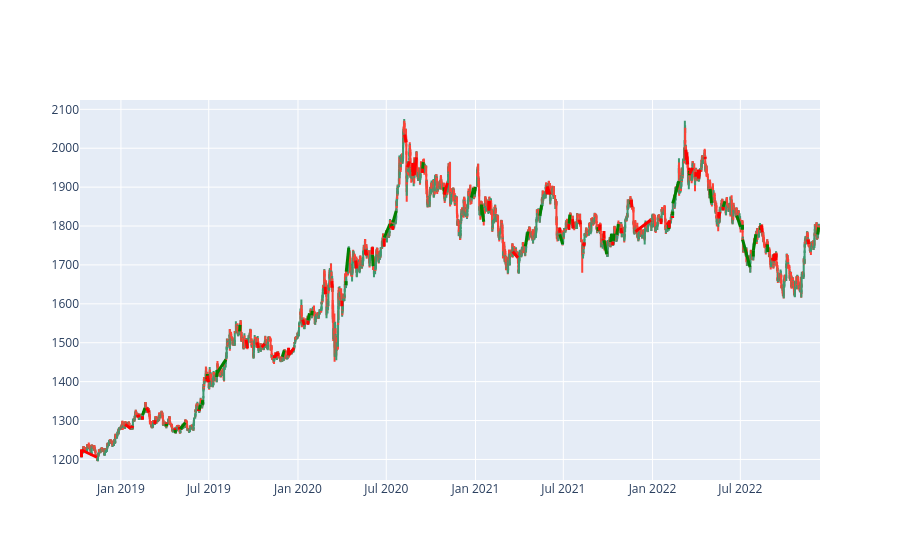

Notebook source saved alongside this figure:
### Markdown cell above
### Plot result

### Code cell
plot_trades_result(data, result)

### Figure 1 — Plotly figure (JSON) as saved in the notebook; plotly's stock layout.template omitted (floating-point values rounded to 4 significant figures; data arrays with more than 128 entries replaced by an {"elided": "..."} marker saying what was removed)
{"data": [{"close": {"elided": "6481 float values"}, "high": {"elided": "6481 float values"}, "low": {"elided": "6481 float values"}, "open": {"elided": "6481 float values"}, "type": "candlestick", "x": {"elided": "6481 str values"}}], "layout": {"shapes": [{"line": {"color": "red", "width": 3}, "type": "line", "x0": "2018-10-11T16:00:00+02:00", "x1": "2018-10-11T16:00:00+02:00", "y0": 1225.0, "y1": 1206.0}, {"line": {"color": "red", "width": 3}, "type": "line", "x0": "2018-10-11T20:00:00+02:00", "x1": "2018-11-12T07:00:00+01:00", "y0": 1224.0, "y1": 1206.0}, {"line": {"color": "red", "width": 3}, "type": "line", "x0": "2019-01-09T15:00:00+01:00", "x1": "2019-01-21T07:00:00+01:00", "y0": 1290.0, "y1": 1280.0}, {"line": {"color": "red", "width": 3}, "type": "line", "x0": "2019-01-23T03:00:00+01:00", "x1": "2019-01-23T07:00:00+01:00", "y0": 1284.0, "y1": 1286.0}, {"line": {"color": "red", "width": 3}, "type": "line", "x0": "2019-01-23T11:00:00+01:00", "x1": "2019-01-25T11:00:00+01:00", "y0": 1281.0, "y1": 1287.0}, {"line": {"color": "red", "width": 3}, "type": "line", "x0": "2019-02-04T15:00:00+01:00", "x1": "2019-02-04T15:00:00+01:00", "y0": 1314.0, "y1": 1308.0}, {"line": {"color": "red", "width": 3}, "type": "line", "x0": "2019-02-05T03:00:00+01:00", "x1": "2019-02-06T19:00:00+01:00", "y0": 1315.0, "y1": 1308.0}, {"line": {"color": "red", "width": 3}, "type": "line", "x0": "2019-02-14T11:00:00+01:00", "x1": "2019-02-14T11:00:00+01:00", "y0": 1311.0, "y1": 1302.0}, {"line": {"color": "green", "width": 3}, "type": "line", "x0": "2019-02-14T15:00:00+01:00", "x1": "2019-02-19T11:00:00+01:00", "y0": 1314.0, "y1": 1332.0}, {"line": {"color": "red", "width": 3}, "type": "line", "x0": "2019-02-22T15:00:00+01:00", "x1": "2019-02-27T15:00:00+01:00", "y0": 1333.0, "y1": 1321.0}, {"line": {"color": "red", "width": 3}, "type": "line", "x0": "2019-03-11T15:00:00+01:00", "x1": "2019-03-12T19:00:00+01:00", "y0": 1291.0, "y1": 1301.0}, {"line": {"color": "green", "width": 3}, "type": "line", "x0": "2019-04-04T08:00:00+02:00", "x1": "2019-04-04T12:00:00+02:00", "y0": 1291.0, "y1": 1286.0}, {"line": {"color": "green", "width": 3}, "type": "line", "x0": "2019-04-04T16:00:00+02:00", "x1": "2019-04-04T16:00:00+02:00", "y0": 1291.0, "y1": 1287.0}, {"line": {"color": "red", "width": 3}, "type": "line", "x0": "2019-04-04T20:00:00+02:00", "x1": "2019-04-04T20:00:00+02:00", "y0": 1292.0, "y1": 1294.0}, {"line": {"color": "green", "width": 3}, "type": "line", "x0": "2019-04-05T00:00:00+02:00", "x1": "2019-04-05T12:00:00+02:00", "y0": 1291.0, "y1": 1285.0}, {"line": {"color": "red", "width": 3}, "type": "line", "x0": "2019-04-22T12:00:00+02:00", "x1": "2019-04-22T12:00:00+02:00", "y0": 1275.0, "y1": 1280.0}, {"line": {"color": "green", "width": 3}, "type": "line", "x0": "2019-04-22T16:00:00+02:00", "x1": "2019-04-23T12:00:00+02:00", "y0": 1275.0, "y1": 1269.0}, {"line": {"color": "red", "width": 3}, "type": "line", "x0": "2019-05-01T08:00:00+02:00", "x1": "2019-05-01T08:00:00+02:00", "y0": 1282.0, "y1": 1278.0}, {"line": {"color": "red", "width": 3}, "type": "line", "x0": "2019-05-01T16:00:00+02:00", "x1": "2019-05-01T20:00:00+02:00", "y0": 1283.0, "y1": 1278.0}, {"line": {"color": "green", "width": 3}, "type": "line", "x0": "2019-05-03T12:00:00+02:00", "x1": "2019-05-13T12:00:00+02:00", "y0": 1278.0, "y1": 1295.0}, {"line": {"color": "red", "width": 3}, "type": "line", "x0": "2019-06-10T08:00:00+02:00", "x1": "2019-06-10T08:00:00+02:00", "y0": 1328.0, "y1": 1325}, {"line": {"color": "red", "width": 3}, "type": "line", "x0": "2019-06-10T12:00:00+02:00", "x1": "2019-06-10T12:00:00+02:00", "y0": 1329.0, "y1": 1325.0}, {"line": {"color": "red", "width": 3}, "type": "line", "x0": "2019-06-11T00:00:00+02:00", "x1": "2019-06-11T08:00:00+02:00", "y0": 1329.0, "y1": 1325.0}, {"line": {"color": "green", "width": 3}, "type": "line", "x0": "2019-06-11T16:00:00+02:00", "x1": "2019-06-13T16:00:00+02:00", "y0": 1328.0, "y1": 1340.0}, {"line": {"color": "green", "width": 3}, "type": "line", "x0": "2019-06-17T12:00:00+02:00", "x1": "2019-06-18T12:00:00+02:00", "y0": 1341.0, "y1": 1353.0}, {"line": {"color": "red", "width": 3}, "type": "line", "x0": "2019-06-26T16:00:00+02:00", "x1": "2019-06-27T08:00:00+02:00", "y0": 1411.0, "y1": 1402.0}, {"line": {"color": "green", "width": 3}, "type": "line", "x0": "2019-06-27T16:00:00+02:00", "x1": "2019-06-28T00:00:00+02:00", "y0": 1407.0, "y1": 1420.0}, {"line": {"color": "red", "width": 3}, "type": "line", "x0": "2019-06-28T04:00:00+02:00", "x1": "2019-07-01T00:00:00+02:00", "y0": 1415.0, "y1": 1398.0}, {"line": {"color": "green", "width": 3}, "type": "line", "x0": "2019-07-17T12:00:00+02:00", "x1": "2019-07-18T00:00:00+02:00", "y0": 1412.0, "y1": 1430.0}, {"line": {"color": "green", "width": 3}, "type": "line", "x0": "2019-07-18T04:00:00+02:00", "x1": "2019-08-05T08:00:00+02:00", "y0": 1423.0, "y1": 1457.0}, {"line": {"color": "green", "width": 3}, "type": "line", "x0": "2019-09-02T16:00:00+02:00", "x1": "2019-09-03T16:00:00+02:00", "y0": 1529.0, "y1": 1546.0}, {"line": {"color": "red", "width": 3}, "type": "line", "x0": "2019-09-16T00:00:00+02:00", "x1": "2019-09-18T20:00:00+02:00", "y0": 1508.0, "y1": 1486.0}, {"line": {"color": "red", "width": 3}, "type": "line", "x0": "2019-10-08T08:00:00+02:00", "x1": "2019-10-11T12:00:00+02:00", "y0": 1501.0, "y1": 1487.0}, {"line": {"color": "red", "width": 3}, "type": "line", "x0": "2019-10-18T08:00:00+02:00", "x1": "2019-10-24T12:00:00+02:00", "y0": 1488.0, "y1": 1497.0}, {"line": {"color": "red", "width": 3}, "type": "line", "x0": "2019-11-13T11:00:00+01:00", "x1": "2019-11-13T11:00:00+01:00", "y0": 1462.0, "y1": 1467.0}, {"line": {"color": "red", "width": 3}, "type": "line", "x0": "2019-11-13T15:00:00+01:00", "x1": "2019-11-13T19:00:00+01:00", "y0": 1461.0, "y1": 1467.0}, {"line": {"color": "red", "width": 3}, "type": "line", "x0": "2019-11-13T23:00:00+01:00", "x1": "2019-11-14T07:00:00+01:00", "y0": 1462.0, "y1": 1467.0}, {"line": {"color": "red", "width": 3}, "type": "line", "x0": "2019-11-15T03:00:00+01:00", "x1": "2019-11-18T23:00:00+01:00", "y0": 1464.0, "y1": 1475.0}, {"line": {"color": "red", "width": 3}, "type": "line", "x0": "2019-11-19T07:00:00+01:00", "x1": "2019-11-20T03:00:00+01:00", "y0": 1466.0, "y1": 1475.0}, {"line": {"color": "green", "width": 3}, "type": "line", "x0": "2019-11-29T15:00:00+01:00", "x1": "2019-12-03T15:00:00+01:00", "y0": 1464.0, "y1": 1480.0}, {"line": {"color": "red", "width": 3}, "type": "line", "x0": "2019-12-12T15:00:00+01:00", "x1": "2019-12-12T15:00:00+01:00", "y0": 1468.0, "y1": 1487}, {"line": {"color": "red", "width": 3}, "type": "line", "x0": "2019-12-13T03:00:00+01:00", "x1": "2019-12-23T23:00:00+01:00", "y0": 1468.0, "y1": 1487}, {"line": {"color": "red", "width": 3}, "type": "line", "x0": "2020-01-10T15:00:00+01:00", "x1": "2020-01-13T23:00:00+01:00", "y0": 1559.0, "y1": 1546.0}, {"line": {"color": "red", "width": 3}, "type": "line", "x0": "2020-01-21T15:00:00+01:00", "x1": "2020-01-21T15:00:00+01:00", "y0": 1557.0, "y1": 1546.0}, {"line": {"color": "green", "width": 3}, "type": "line", "x0": "2020-01-21T19:00:00+01:00", "x1": "2020-01-24T15:00:00+01:00", "y0": 1558.0, "y1": 1575.0}, {"line": {"color": "green", "width": 3}, "type": "line", "x0": "2020-01-29T07:00:00+01:00", "x1": "2020-01-30T07:00:00+01:00", "y0": 1571.0, "y1": 1582.0}, {"line": {"color": "red", "width": 3}, "type": "line", "x0": "2020-02-25T23:00:00+01:00", "x1": "2020-02-26T15:00:00+01:00", "y0": 1644.0, "y1": 1625.0}, {"line": {"color": "red", "width": 3}, "type": "line", "x0": "2020-03-10T23:00:00+01:00", "x1": "2020-03-11T15:00:00+01:00", "y0": 1658.0, "y1": 1641.0}, {"line": {"color": "red", "width": 3}, "type": "line", "x0": "2020-03-31T12:00:00+02:00", "x1": "2020-03-31T12:00:00+02:00", "y0": 1608.0, "y1": 1594.0}, {"line": {"color": "green", "width": 3}, "type": "line", "x0": "2020-04-09T04:00:00+02:00", "x1": "2020-04-09T08:00:00+02:00", "y0": 1648.0, "y1": 1658.0}, {"line": {"color": "green", "width": 3}, "type": "line", "x0": "2020-04-09T12:00:00+02:00", "x1": "2020-04-14T16:00:00+02:00", "y0": 1683.0, "y1": 1745.0}, {"line": {"color": "red", "width": 3}, "type": "line", "x0": "2020-04-29T00:00:00+02:00", "x1": "2020-04-30T16:00:00+02:00", "y0": 1711.0, "y1": 1691.0}, {"line": {"color": "red", "width": 3}, "type": "line", "x0": "2020-05-19T00:00:00+02:00", "x1": "2020-05-19T08:00:00+02:00", "y0": 1740.0, "y1": 1727.0}, {"line": {"color": "red", "width": 3}, "type": "line", "x0": "2020-05-19T12:00:00+02:00", "x1": "2020-05-21T16:00:00+02:00", "y0": 1738.0, "y1": 1724.0}, {"line": {"color": "red", "width": 3}, "type": "line", "x0": "2020-06-02T16:00:00+02:00", "x1": "2020-06-02T16:00:00+02:00", "y0": 1727.0, "y1": 1746.0}, {"line": {"color": "green", "width": 3}, "type": "line", "x0": "2020-06-02T20:00:00+02:00", "x1": "2020-06-03T16:00:00+02:00", "y0": 1726.0, "y1": 1697.0}, {"line": {"color": "red", "width": 3}, "type": "line", "x0": "2020-06-26T16:00:00+02:00", "x1": "2020-06-26T16:00:00+02:00", "y0": 1768.0, "y1": 1747.0}, {"line": {"color": "green", "width": 3}, "type": "line", "x0": "2020-06-26T20:00:00+02:00", "x1": "2020-07-08T12:00:00+02:00", "y0": 1770.0, "y1": 1805.0}, {"line": {"color": "red", "width": 3}, "type": "line", "x0": "2020-07-10T08:00:00+02:00", "x1": "2020-07-10T08:00:00+02:00", "y0": 1807.0, "y1": 1795.0}, {"line": {"color": "red", "width": 3}, "type": "line", "x0": "2020-07-10T12:00:00+02:00", "x1": "2020-07-10T16:00:00+02:00", "y0": 1803.0, "y1": 1795.0}, {"line": {"color": "green", "width": 3}, "type": "line", "x0": "2020-07-10T20:00:00+02:00", "x1": "2020-07-13T04:00:00+02:00", "y0": 1798.0, "y1": 1806.0}, {"line": {"color": "red", "width": 3}, "type": "line", "x0": "2020-07-14T12:00:00+02:00", "x1": "2020-07-14T12:00:00+02:00", "y0": 1800.0, "y1": 1790.0}, {"line": {"color": "green", "width": 3}, "type": "line", "x0": "2020-07-14T16:00:00+02:00", "x1": "2020-07-21T12:00:00+02:00", "y0": 1809.0, "y1": 1839.0}, {"line": {"color": "red", "width": 3}, "type": "line", "x0": "2020-08-07T20:00:00+02:00", "x1": "2020-08-11T00:00:00+02:00", "y0": 2035.0, "y1": 2015.0}, {"line": {"color": "red", "width": 3}, "type": "line", "x0": "2020-08-14T04:00:00+02:00", "x1": "2020-08-17T12:00:00+02:00", "y0": 1951.0, "y1": 1966.0}, {"line": {"color": "red", "width": 3}, "type": "line", "x0": "2020-08-24T12:00:00+02:00", "x1": "2020-08-24T12:00:00+02:00", "y0": 1938.0, "y1": 1962.0}, {"line": {"color": "red", "width": 3}, "type": "line", "x0": "2020-08-24T16:00:00+02:00", "x1": "2020-08-27T12:00:00+02:00", "y0": 1929.0, "y1": 1962.0}, {"line": {"color": "red", "width": 3}, "type": "line", "x0": "2020-08-27T16:00:00+02:00", "x1": "2020-09-01T00:00:00+02:00", "y0": 1931.0, "y1": 1977.0}, {"line": {"color": "red", "width": 3}, "type": "line", "x0": "2020-09-14T00:00:00+02:00", "x1": "2020-09-14T00:00:00+02:00", "y0": 1949.0, "y1": 1936.0}, {"line": {"color": "green", "width": 3}, "type": "line", "x0": "2020-09-14T04:00:00+02:00", "x1": "2020-09-15T04:00:00+02:00", "y0": 1948.0, "y1": 1964}, {"line": {"color": "green", "width": 3}, "type": "line", "x0": "2020-10-28T07:00:00+01:00", "x1": "2020-10-28T11:00:00+01:00", "y0": 1900.0, "y1": 1882.0}, {"line": {"color": "red", "width": 3}, "type": "line", "x0": "2020-10-28T15:00:00+01:00", "x1": "2020-11-03T23:00:00+01:00", "y0": 1881.0, "y1": 1911.0}, {"line": {"color": "green", "width": 3}, "type": "line", "x0": "2020-12-23T15:00:00+01:00", "x1": "2020-12-27T23:00:00+01:00", "y0": 1873.0, "y1": 1897.0}, {"line": {"color": "green", "width": 3}, "type": "line", "x0": "2020-12-29T07:00:00+01:00", "x1": "2020-12-31T15:00:00+01:00", "y0": 1882.0, "y1": 1900.0}, {"line": {"color": "green", "width": 3}, "type": "line", "x0": "2021-01-13T07:00:00+01:00", "x1": "2021-01-13T19:00:00+01:00", "y0": 1855.0, "y1": 1842.0}, {"line": {"color": "green", "width": 3}, "type": "line", "x0": "2021-01-13T23:00:00+01:00", "x1": "2021-01-14T03:00:00+01:00", "y0": 1849.0, "y1": 1829.0}, {"line": {"color": "green", "width": 3}, "type": "line", "x0": "2021-01-14T07:00:00+01:00", "x1": "2021-01-17T23:00:00+01:00", "y0": 1841.0, "y1": 1811.0}, {"line": {"color": "red", "width": 3}, "type": "line", "x0": "2021-01-28T15:00:00+01:00", "x1": "2021-01-28T15:00:00+01:00", "y0": 1839.0, "y1": 1864.0}, {"line": {"color": "red", "width": 3}, "type": "line", "x0": "2021-01-28T19:00:00+01:00", "x1": "2021-01-29T11:00:00+01:00", "y0": 1842.0, "y1": 1864.0}, {"line": {"color": "red", "width": 3}, "type": "line", "x0": "2021-03-18T15:00:00+01:00", "x1": "2021-03-29T12:00:00+02:00", "y0": 1735.0, "y1": 1718.0}, {"line": {"color": "green", "width": 3}, "type": "line", "x0": "2021-04-13T12:00:00+02:00", "x1": "2021-04-19T08:00:00+02:00", "y0": 1748.0, "y1": 1786.0}, {"line": {"color": "green", "width": 3}, "type": "line", "x0": "2021-05-13T20:00:00+02:00", "x1": "2021-05-17T04:00:00+02:00", "y0": 1826.0, "y1": 1854.0}, {"line": {"color": "red", "width": 3}, "type": "line", "x0": "2021-05-28T08:00:00+02:00", "x1": "2021-05-28T08:00:00+02:00", "y0": 1893.0, "y1": 1887.0}, {"line": {"color": "red", "width": 3}, "type": "line", "x0": "2021-05-28T12:00:00+02:00", "x1": "2021-05-28T12:00:00+02:00", "y0": 1898.0, "y1": 1881.0}, {"line": {"color": "red", "width": 3}, "type": "line", "x0": "2021-05-28T16:00:00+02:00", "x1": "2021-06-03T12:00:00+02:00", "y0": 1902.0, "y1": 1881.0}, {"line": {"color": "red", "width": 3}, "type": "line", "x0": "2021-06-23T16:00:00+02:00", "x1": "2021-06-23T16:00:00+02:00", "y0": 1783.0, "y1": 1795.0}, {"line": {"color": "green", "width": 3}, "type": "line", "x0": "2021-06-23T20:00:00+02:00", "x1": "2021-06-29T12:00:00+02:00", "y0": 1778.0, "y1": 1754.0}, {"line": {"color": "red", "width": 3}, "type": "line", "x0": "2021-07-12T16:00:00+02:00", "x1": "2021-07-12T16:00:00+02:00", "y0": 1806.0, "y1": 1790.0}, {"line": {"color": "green", "width": 3}, "type": "line", "x0": "2021-07-12T20:00:00+02:00", "x1": "2021-07-14T12:00:00+02:00", "y0": 1806.0, "y1": 1829.0}, {"line": {"color": "red", "width": 3}, "type": "line", "x0": "2021-07-20T00:00:00+02:00", "x1": "2021-07-21T12:00:00+02:00", "y0": 1818.0, "y1": 1794}, {"line": {"color": "red", "width": 3}, "type": "line", "x0": "2021-08-02T16:00:00+02:00", "x1": "2021-08-05T12:00:00+02:00", "y0": 1816.0, "y1": 1804.0}, {"line": {"color": "red", "width": 3}, "type": "line", "x0": "2021-08-12T00:00:00+02:00", "x1": "2021-08-12T08:00:00+02:00", "y0": 1751.0, "y1": 1754.0}, {"line": {"color": "red", "width": 3}, "type": "line", "x0": "2021-08-12T12:00:00+02:00", "x1": "2021-08-13T08:00:00+02:00", "y0": 1748.0, "y1": 1758.0}, {"line": {"color": "green", "width": 3}, "type": "line", "x0": "2021-09-10T08:00:00+02:00", "x1": "2021-09-10T20:00:00+02:00", "y0": 1797.0, "y1": 1787.0}, {"line": {"color": "red", "width": 3}, "type": "line", "x0": "2021-09-13T00:00:00+02:00", "x1": "2021-09-14T16:00:00+02:00", "y0": 1789.0, "y1": 1804.0}, {"line": {"color": "red", "width": 3}, "type": "line", "x0": "2021-09-21T04:00:00+02:00", "x1": "2021-09-21T12:00:00+02:00", "y0": 1762.0, "y1": 1767.0}, {"line": {"color": "red", "width": 3}, "type": "line", "x0": "2021-09-22T20:00:00+02:00", "x1": "2021-09-22T20:00:00+02:00", "y0": 1768.0, "y1": 1787.0}, {"line": {"color": "green", "width": 3}, "type": "line", "x0": "2021-09-23T00:00:00+02:00", "x1": "2021-09-28T12:00:00+02:00", "y0": 1763.0, "y1": 1728.0}, {"line": {"color": "green", "width": 3}, "type": "line", "x0": "2021-10-06T12:00:00+02:00", "x1": "2021-10-08T12:00:00+02:00", "y0": 1759.0, "y1": 1780.0}, {"line": {"color": "red", "width": 3}, "type": "line", "x0": "2021-10-11T00:00:00+02:00", "x1": "2021-10-11T00:00:00+02:00", "y0": 1760.0, "y1": 1751.0}, {"line": {"color": "green", "width": 3}, "type": "line", "x0": "2021-10-12T04:00:00+02:00", "x1": "2021-10-13T12:00:00+02:00", "y0": 1762.0, "y1": 1781.0}, {"line": {"color": "green", "width": 3}, "type": "line", "x0": "2021-10-19T04:00:00+02:00", "x1": "2021-10-22T12:00:00+02:00", "y0": 1778.0, "y1": 1805.0}, {"line": {"color": "red", "width": 3}, "type": "line", "x0": "2021-10-27T12:00:00+02:00", "x1": "2021-10-29T12:00:00+02:00", "y0": 1795.0, "y1": 1782.0}, {"line": {"color": "green", "width": 3}, "type": "line", "x0": "2021-11-16T23:00:00+01:00", "x1": "2021-11-17T15:00:00+01:00", "y0": 1856.0, "y1": 1867.0}, {"line": {"color": "red", "width": 3}, "type": "line", "x0": "2021-11-17T19:00:00+01:00", "x1": "2021-11-19T15:00:00+01:00", "y0": 1867.0, "y1": 1849.0}, {"line": {"color": "red", "width": 3}, "type": "line", "x0": "2021-11-26T15:00:00+01:00", "x1": "2021-12-28T07:00:00+01:00", "y0": 1786.0, "y1": 1816.0}, {"line": {"color": "red", "width": 3}, "type": "line", "x0": "2022-01-18T11:00:00+01:00", "x1": "2022-01-18T11:00:00+01:00", "y0": 1820.0, "y1": 1805}, {"line": {"color": "red", "width": 3}, "type": "line", "x0": "2022-02-01T11:00:00+01:00", "x1": "2022-02-01T11:00:00+01:00", "y0": 1804.0, "y1": 1809.0}, {"line": {"color": "red", "width": 3}, "type": "line", "x0": "2022-02-01T15:00:00+01:00", "x1": "2022-02-02T15:00:00+01:00", "y0": 1803.0, "y1": 1809.0}, {"line": {"color": "green", "width": 3}, "type": "line", "x0": "2022-02-03T07:00:00+01:00", "x1": "2022-02-03T15:00:00+01:00", "y0": 1803.0, "y1": 1792.0}, {"line": {"color": "red", "width": 3}, "type": "line", "x0": "2022-02-04T11:00:00+01:00", "x1": "2022-02-04T11:00:00+01:00", "y0": 1795.0, "y1": 1815.0}, {"line": {"color": "red", "width": 3}, "type": "line", "x0": "2022-02-11T07:00:00+01:00", "x1": "2022-02-11T07:00:00+01:00", "y0": 1826.0, "y1": 1821.0}, {"line": {"color": "green", "width": 3}, "type": "line", "x0": "2022-02-11T11:00:00+01:00", "x1": "2022-02-11T15:00:00+01:00", "y0": 1827.0, "y1": 1838.0}, {"line": {"color": "green", "width": 3}, "type": "line", "x0": "2022-02-11T19:00:00+01:00", "x1": "2022-02-24T03:00:00+01:00", "y0": 1858.0, "y1": 1915.0}, {"line": {"color": "red", "width": 3}, "type": "line", "x0": "2022-03-10T11:00:00+01:00", "x1": "2022-03-11T11:00:00+01:00", "y0": 1996.0, "y1": 1970.0}, {"line": {"color": "red", "width": 3}, "type": "line", "x0": "2022-03-11T19:00:00+01:00", "x1": "2022-03-14T11:00:00+01:00", "y0": 1988.0, "y1": 1958.0}, {"line": {"color": "red", "width": 3}, "type": "line", "x0": "2022-03-17T15:00:00+01:00", "x1": "2022-03-17T15:00:00+01:00", "y0": 1942.0, "y1": 1950.0}, {"line": {"color": "green", "width": 3}, "type": "line", "x0": "2022-03-17T19:00:00+01:00", "x1": "2022-03-18T03:00:00+01:00", "y0": 1942.0, "y1": 1931.0}, {"line": {"color": "red", "width": 3}, "type": "line", "x0": "2022-03-18T07:00:00+01:00", "x1": "2022-03-24T11:00:00+01:00", "y0": 1933.0, "y1": 1950.0}, {"line": {"color": "red", "width": 3}, "type": "line", "x0": "2022-03-31T00:00:00+02:00", "x1": "2022-03-31T12:00:00+02:00", "y0": 1927.0, "y1": 1939.0}, {"line": {"color": "red", "width": 3}, "type": "line", "x0": "2022-04-05T16:00:00+02:00", "x1": "2022-04-05T16:00:00+02:00", "y0": 1922.0, "y1": 1945.0}, {"line": {"color": "red", "width": 3}, "type": "line", "x0": "2022-04-05T20:00:00+02:00", "x1": "2022-04-08T16:00:00+02:00", "y0": 1923.0, "y1": 1945.0}, {"line": {"color": "red", "width": 3}, "type": "line", "x0": "2022-04-19T08:00:00+02:00", "x1": "2022-04-19T12:00:00+02:00", "y0": 1978.0, "y1": 1972.0}, {"line": {"color": "green", "width": 3}, "type": "line", "x0": "2022-04-29T20:00:00+02:00", "x1": "2022-05-02T12:00:00+02:00", "y0": 1896.0, "y1": 1859.0}, {"line": {"color": "red", "width": 3}, "type": "line", "x0": "2022-05-17T12:00:00+02:00", "x1": "2022-05-17T12:00:00+02:00", "y0": 1824.0, "y1": 1836.0}, {"line": {"color": "red", "width": 3}, "type": "line", "x0": "2022-05-17T16:00:00+02:00", "x1": "2022-05-19T12:00:00+02:00", "y0": 1819.0, "y1": 1836.0}, {"line": {"color": "red", "width": 3}, "type": "line", "x0": "2022-05-26T12:00:00+02:00", "x1": "2022-05-26T12:00:00+02:00", "y0": 1849.0, "y1": 1840.0}, {"line": {"color": "green", "width": 3}, "type": "line", "x0": "2022-05-26T16:00:00+02:00", "x1": "2022-05-30T04:00:00+02:00", "y0": 1849.0, "y1": 1863.0}, {"line": {"color": "green", "width": 3}, "type": "line", "x0": "2022-06-23T16:00:00+02:00", "x1": "2022-07-01T04:00:00+02:00", "y0": 1827.0, "y1": 1798.0}, {"line": {"color": "green", "width": 3}, "type": "line", "x0": "2022-07-05T08:00:00+02:00", "x1": "2022-07-05T12:00:00+02:00", "y0": 1803.0, "y1": 1790.0}, {"line": {"color": "green", "width": 3}, "type": "line", "x0": "2022-07-05T16:00:00+02:00", "x1": "2022-07-20T20:00:00+02:00", "y0": 1765.0, "y1": 1694.0}, {"line": {"color": "green", "width": 3}, "type": "line", "x0": "2022-07-27T16:00:00+02:00", "x1": "2022-07-27T20:00:00+02:00", "y0": 1722.0, "y1": 1737.0}, {"line": {"color": "green", "width": 3}, "type": "line", "x0": "2022-07-28T00:00:00+02:00", "x1": "2022-08-02T00:00:00+02:00", "y0": 1738.0, "y1": 1779.0}, {"line": {"color": "green", "width": 3}, "type": "line", "x0": "2022-08-11T08:00:00+02:00", "x1": "2022-08-12T16:00:00+02:00", "y0": 1790.0, "y1": 1801.0}, {"line": {"color": "red", "width": 3}, "type": "line", "x0": "2022-08-12T20:00:00+02:00", "x1": "2022-08-15T08:00:00+02:00", "y0": 1802.0, "y1": 1784.0}, {"line": {"color": "red", "width": 3}, "type": "line", "x0": "2022-08-24T12:00:00+02:00", "x1": "2022-08-24T16:00:00+02:00", "y0": 1746.0, "y1": 1754.0}, {"line": {"color": "green", "width": 3}, "type": "line", "x0": "2022-08-26T00:00:00+02:00", "x1": "2022-08-26T16:00:00+02:00", "y0": 1753.0, "y1": 1733.0}, {"line": {"color": "red", "width": 3}, "type": "line", "x0": "2022-09-05T12:00:00+02:00", "x1": "2022-09-06T00:00:00+02:00", "y0": 1712.0, "y1": 1718.0}, {"line": {"color": "red", "width": 3}, "type": "line", "x0": "2022-09-08T12:00:00+02:00", "x1": "2022-09-08T12:00:00+02:00", "y0": 1711.0, "y1": 1728.0}, {"line": {"color": "red", "width": 3}, "type": "line", "x0": "2022-09-08T16:00:00+02:00", "x1": "2022-09-09T08:00:00+02:00", "y0": 1709.0, "y1": 1728.0}, {"line": {"color": "red", "width": 3}, "type": "line", "x0": "2022-09-12T04:00:00+02:00", "x1": "2022-09-12T12:00:00+02:00", "y0": 1713.0, "y1": 1729.0}, {"line": {"color": "red", "width": 3}, "type": "line", "x0": "2022-11-17T07:00:00+01:00", "x1": "2022-11-17T11:00:00+01:00", "y0": 1765.0, "y1": 1760.0}, {"line": {"color": "red", "width": 3}, "type": "line", "x0": "2022-11-17T23:00:00+01:00", "x1": "2022-11-18T15:00:00+01:00", "y0": 1763.0, "y1": 1754.0}, {"line": {"color": "green", "width": 3}, "type": "line", "x0": "2022-12-07T11:00:00+01:00", "x1": "2022-12-09T03:00:00+01:00", "y0": 1778.0, "y1": 1796.0}], "xaxis": {"rangeslider": {"visible": false}}}}
